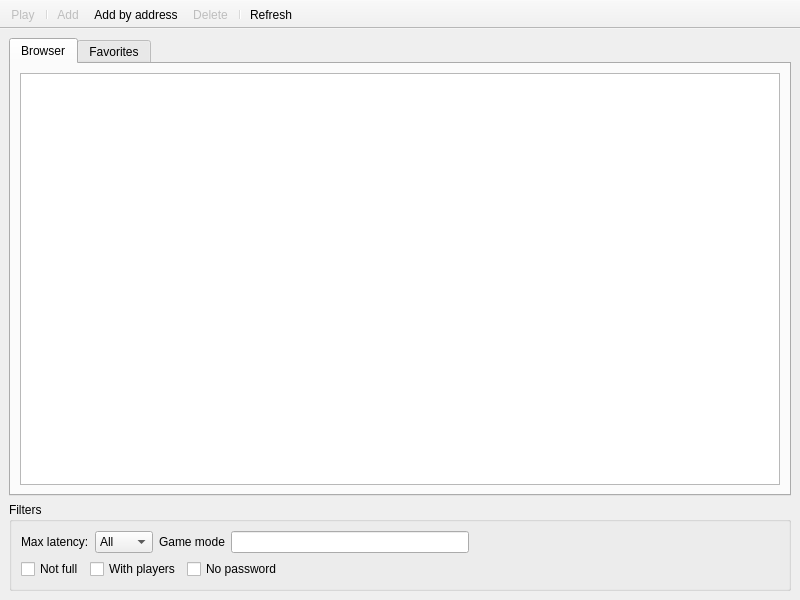
<?xml version="1.0" encoding="UTF-8"?>
<ui version="4.0">
 <class>MainWindow</class>
 <widget class="QMainWindow" name="MainWindow">
  <property name="geometry">
   <rect>
    <x>0</x>
    <y>0</y>
    <width>800</width>
    <height>600</height>
   </rect>
  </property>
  <property name="windowTitle">
   <string>tes3mp Server Browser</string>
  </property>
  <widget class="QWidget" name="centralwidget">
   <layout class="QVBoxLayout" name="verticalLayout">
    <item>
     <widget class="QTabWidget" name="tabWidget">
      <property name="currentIndex">
       <number>0</number>
      </property>
      <widget class="QWidget" name="tabBrowser">
       <attribute name="title">
        <string>Browser</string>
       </attribute>
       <layout class="QHBoxLayout" name="horizontalLayout_2">
        <item>
         <widget class="QTableView" name="tblServerBrowser">
          <property name="selectionMode">
           <enum>QAbstractItemView::SingleSelection</enum>
          </property>
          <property name="selectionBehavior">
           <enum>QAbstractItemView::SelectRows</enum>
          </property>
          <property name="sortingEnabled">
           <bool>true</bool>
          </property>
          <attribute name="verticalHeaderVisible">
           <bool>false</bool>
          </attribute>
         </widget>
        </item>
       </layout>
      </widget>
      <widget class="QWidget" name="tabFavorites">
       <attribute name="title">
        <string>Favorites</string>
       </attribute>
       <layout class="QHBoxLayout" name="horizontalLayout_3">
        <item>
         <widget class="QTableView" name="tblFavorites">
          <property name="selectionMode">
           <enum>QAbstractItemView::SingleSelection</enum>
          </property>
          <property name="selectionBehavior">
           <enum>QAbstractItemView::SelectRows</enum>
          </property>
          <property name="sortingEnabled">
           <bool>true</bool>
          </property>
          <attribute name="verticalHeaderVisible">
           <bool>false</bool>
          </attribute>
         </widget>
        </item>
       </layout>
      </widget>
     </widget>
    </item>
    <item>
     <widget class="QGroupBox" name="groupBoxFilters">
      <property name="title">
       <string>Filters</string>
      </property>
      <layout class="QVBoxLayout" name="verticalLayout_2">
       <item>
        <layout class="QHBoxLayout" name="horizontalLayout_6">
         <item>
          <layout class="QHBoxLayout" name="horizontalLayout">
           <item>
            <widget class="QLabel" name="lblMaxLatency">
             <property name="text">
              <string>Max latency:</string>
             </property>
            </widget>
           </item>
           <item>
            <widget class="QComboBox" name="comboLatency">
             <item>
              <property name="text">
               <string>All</string>
              </property>
             </item>
             <item>
              <property name="text">
               <string>&lt;50</string>
              </property>
             </item>
             <item>
              <property name="text">
               <string>&lt;100</string>
              </property>
             </item>
             <item>
              <property name="text">
               <string>&lt;150</string>
              </property>
             </item>
             <item>
              <property name="text">
               <string>&lt;200</string>
              </property>
             </item>
             <item>
              <property name="text">
               <string>&lt;250</string>
              </property>
             </item>
            </widget>
           </item>
          </layout>
         </item>
         <item>
          <layout class="QHBoxLayout" name="horizontalLayout_5">
           <item>
            <widget class="QLabel" name="lblGameMode">
             <property name="text">
              <string>Game mode</string>
             </property>
            </widget>
           </item>
           <item>
            <widget class="QLineEdit" name="leGamemode"/>
           </item>
          </layout>
         </item>
         <item>
          <spacer name="horizontalSpacer_2">
           <property name="orientation">
            <enum>Qt::Horizontal</enum>
           </property>
           <property name="sizeHint" stdset="0">
            <size>
             <width>40</width>
             <height>20</height>
            </size>
           </property>
          </spacer>
         </item>
        </layout>
       </item>
       <item>
        <layout class="QHBoxLayout" name="horizontalLayout_7">
         <item>
          <widget class="QCheckBox" name="cBoxNotFull">
           <property name="text">
            <string>Not full</string>
           </property>
          </widget>
         </item>
         <item>
          <widget class="QCheckBox" name="cBoxWithPlayers">
           <property name="text">
            <string>With players</string>
           </property>
          </widget>
         </item>
         <item>
          <widget class="QCheckBox" name="cBBoxWOPass">
           <property name="text">
            <string>No password</string>
           </property>
          </widget>
         </item>
         <item>
          <spacer name="horizontalSpacer">
           <property name="orientation">
            <enum>Qt::Horizontal</enum>
           </property>
           <property name="sizeHint" stdset="0">
            <size>
             <width>40</width>
             <height>20</height>
            </size>
           </property>
          </spacer>
         </item>
        </layout>
       </item>
      </layout>
     </widget>
    </item>
   </layout>
  </widget>
  <widget class="QToolBar" name="toolBar">
   <property name="enabled">
    <bool>true</bool>
   </property>
   <property name="windowTitle">
    <string>toolBar</string>
   </property>
   <property name="movable">
    <bool>false</bool>
   </property>
   <property name="floatable">
    <bool>false</bool>
   </property>
   <attribute name="toolBarArea">
    <enum>TopToolBarArea</enum>
   </attribute>
   <attribute name="toolBarBreak">
    <bool>false</bool>
   </attribute>
   <addaction name="actionPlay"/>
   <addaction name="separator"/>
   <addaction name="actionAdd"/>
   <addaction name="actionAdd_by_IP"/>
   <addaction name="actionDelete"/>
   <addaction name="separator"/>
   <addaction name="actionRefresh"/>
  </widget>
  <action name="actionAdd">
   <property name="enabled">
    <bool>false</bool>
   </property>
   <property name="text">
    <string>Add</string>
   </property>
  </action>
  <action name="actionDelete">
   <property name="enabled">
    <bool>false</bool>
   </property>
   <property name="text">
    <string>Delete</string>
   </property>
  </action>
  <action name="actionRefresh">
   <property name="text">
    <string>Refresh</string>
   </property>
  </action>
  <action name="actionPlay">
   <property name="enabled">
    <bool>false</bool>
   </property>
   <property name="text">
    <string>Play</string>
   </property>
  </action>
  <action name="actionAdd_by_IP">
   <property name="text">
    <string>Add by address</string>
   </property>
  </action>
 </widget>
 <resources/>
 <connections/>
</ui>
